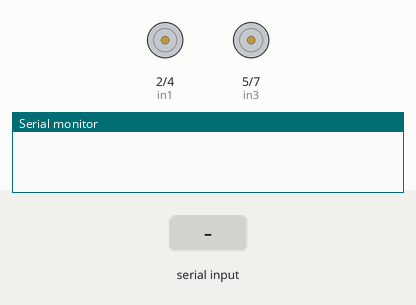
This sketch was run on a simulated Arduino Uno, built with avr-gcc and run on an emulated ATmega328P. Shown: motor-driver pin pairs drawn as motors (green arrow = first pin HIGH = forward, orange = second pin HIGH = backward, longer = more drive, scaled by the enable pin), the last lines printed to the serial monitor. The test bench sets the inputs (shaded band).

Above: at 1.2 s.
1.3 s: "w" received over Serial
At 1.6 s:
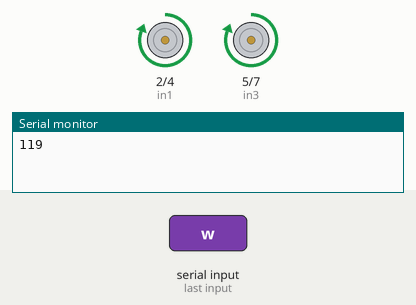
2.8 s: "1" received over Serial
At 4.0 s:
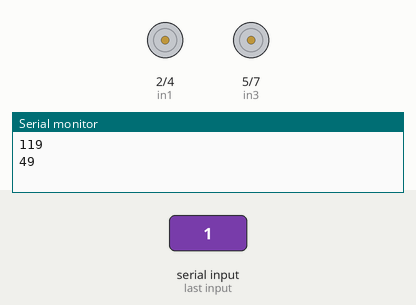
4.3 s: "a" received over Serial
At 5.1 s:
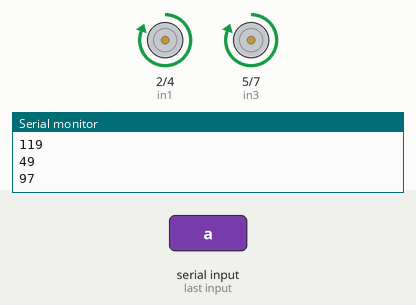
Timing chart, 0 to 7.3 s (numbered marks = the images above; inputs shaded):
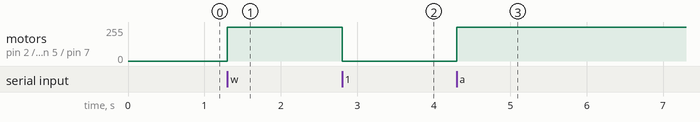

The sketch:

mouse.ino
```cpp
int in1 = 2;
int in2 = 4;
int enA  = 3;

int in3 = 5;
int in4 = 7;
int enB  = 6;

void setup() {

  Serial.begin(9600);

  pinMode(enA, OUTPUT);
  pinMode(in1, OUTPUT);
  pinMode(in2, OUTPUT);
  pinMode(enB, OUTPUT);
  pinMode(in3, OUTPUT);
  pinMode(in4, OUTPUT);

}

void loop() {

  while(Serial.available() == 0) {

  }
  int mydata = Serial.read();
  Serial.println(mydata);
  if(mydata == 119) {  //w
    forward();
  }
  else if(mydata == 97) { //a
    turnLeft();
  }
  else if(mydata == 100) {
    turnRight();
  }
  else {
    stop();
  }

}

void forward() {

  digitalWrite(in1, HIGH);
  digitalWrite(in2, LOW);
  digitalWrite(in3, HIGH);
  digitalWrite(in4, LOW);
  digitalWrite(enA, 100);
  digitalWrite(enB, 100);
}

void stop() {
  digitalWrite(in1, LOW);
  digitalWrite(in2, LOW);
  digitalWrite(in3, LOW);
  digitalWrite(in4, LOW);
  digitalWrite(enA, 0);
  digitalWrite(enB, 0);
}

void turnLeft() {
  digitalWrite(in1, HIGH);
  digitalWrite(in2, LOW);
  digitalWrite(in3, HIGH);
  digitalWrite(in4, LOW);
  digitalWrite(enA, 255);
  digitalWrite(enB, 25); // May need to test ability to turn
}

void turnRight() {
  digitalWrite(in1, HIGH);
  digitalWrite(in2, LOW);
  digitalWrite(in3, HIGH);
  digitalWrite(in4, LOW);
  digitalWrite(enA, 25);
  digitalWrite(enB, 100); // May need to test ability to turn
}
```

Measured:
- after the input at 1.3 s, motor on pin 2 (in1) / pin 4 (in2), motor on pin 5 (in3) / pin 7 (in4): stopped → forward 255/255 at once
- after the input at 2.8 s, motor on pin 2 (in1) / pin 4 (in2), motor on pin 5 (in3) / pin 7 (in4): forward 255/255 → stopped at once
- after the input at 4.3 s, motor on pin 2 (in1) / pin 4 (in2), motor on pin 5 (in3) / pin 7 (in4): stopped → forward 255/255 at once
